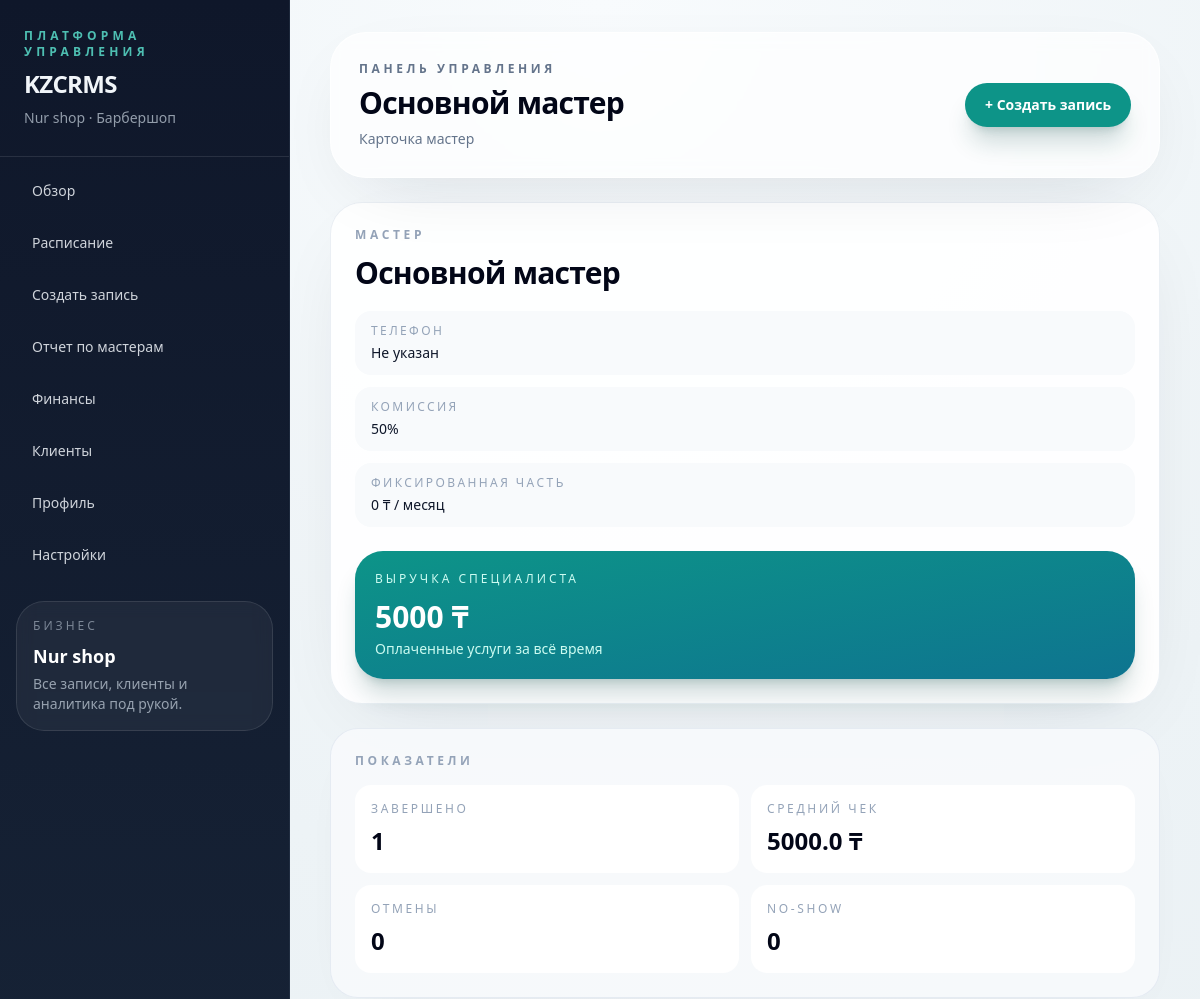
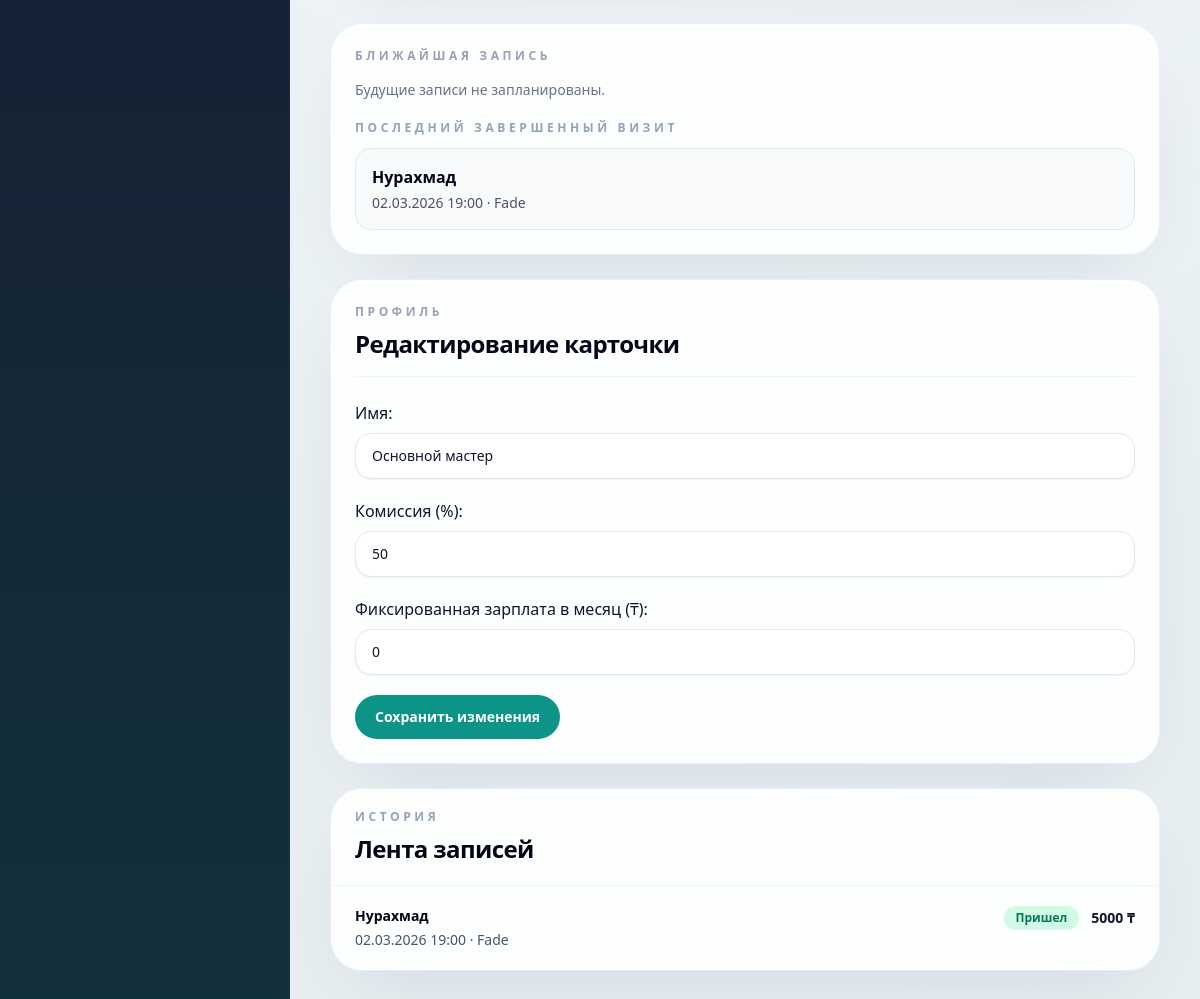
The page /staff/2/ (signed in) on the database as committed earlier (2 pictures, top to bottom).
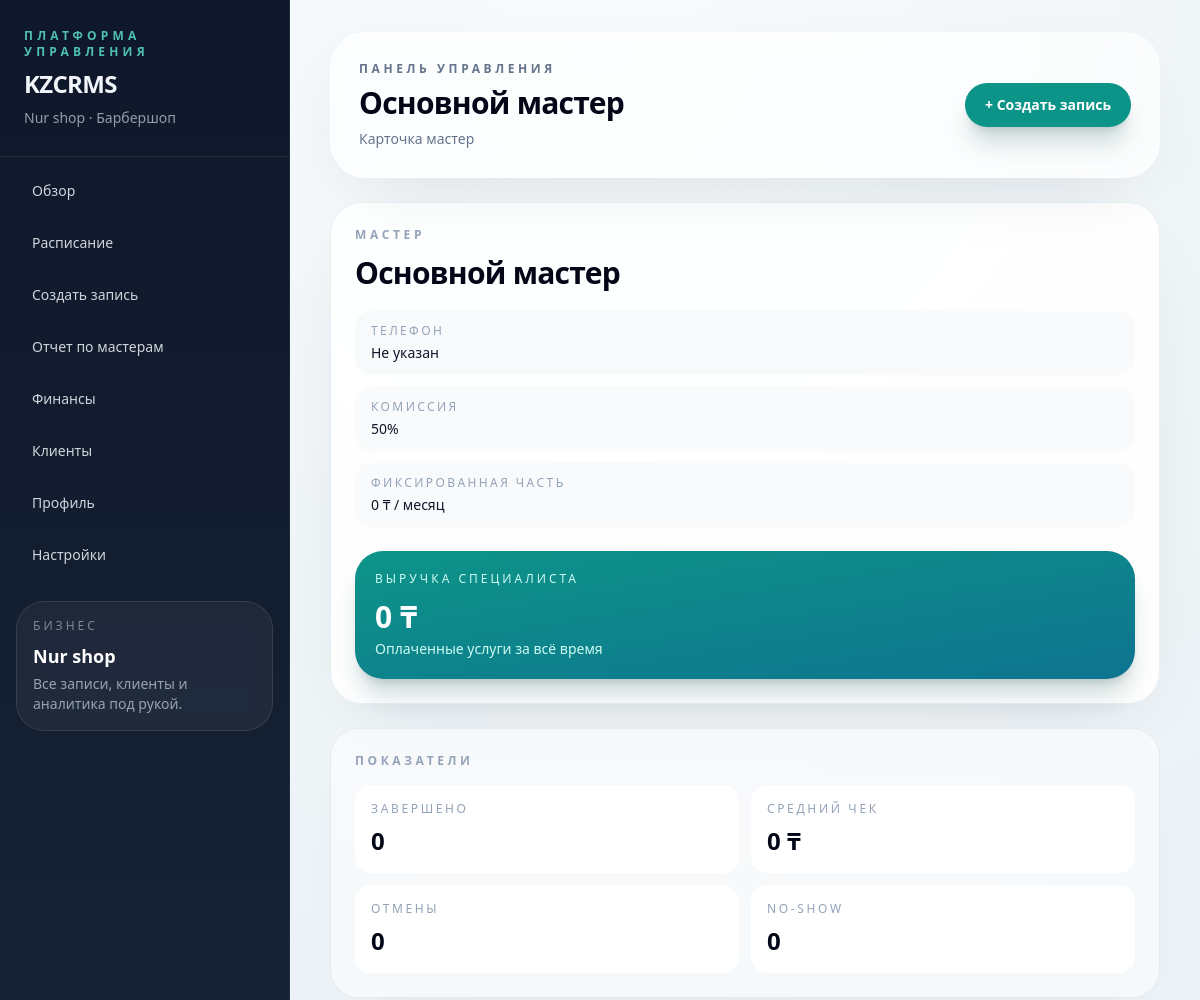
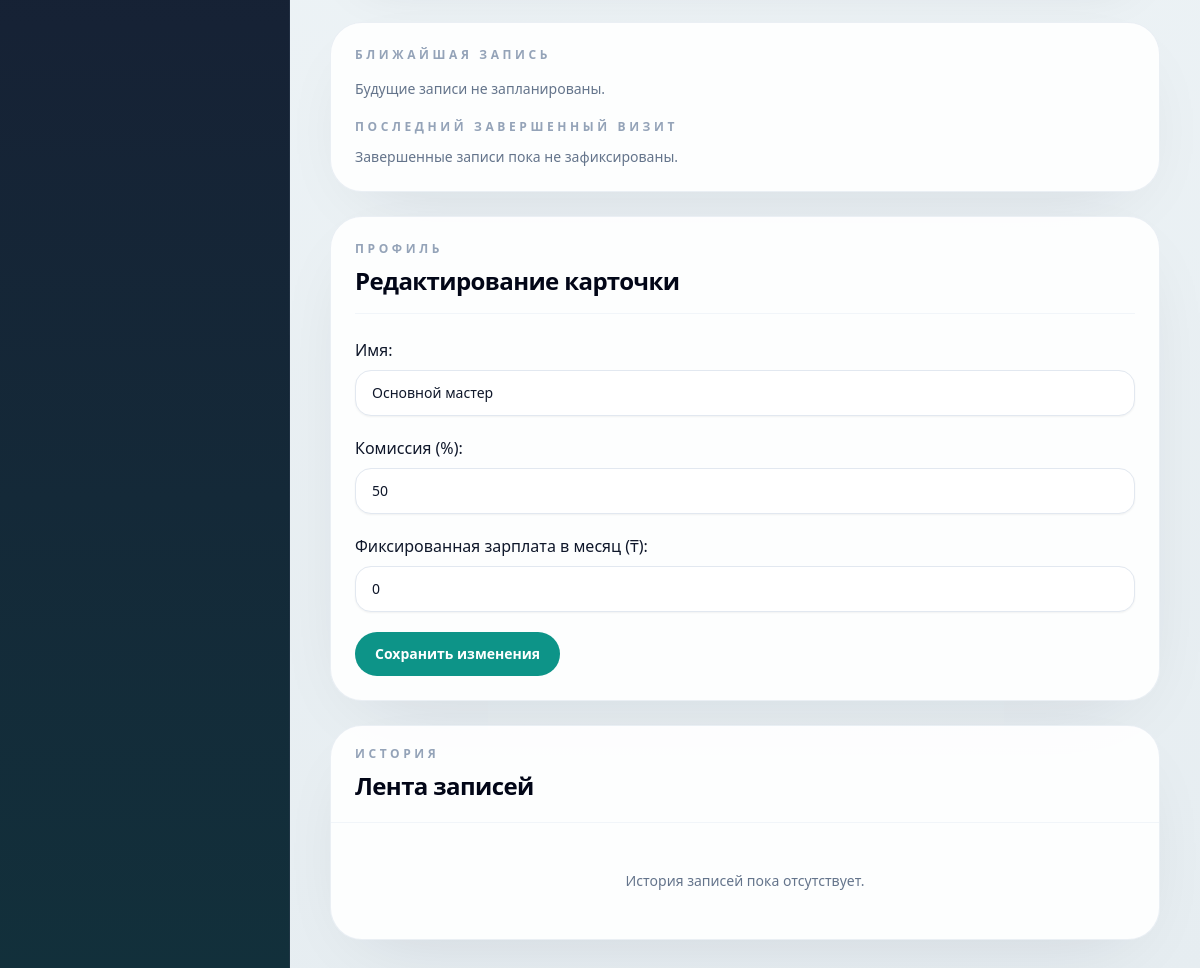
The same page on the database as committed later (2 pictures, top to bottom).
### core/models.py (models this page shows, shortened)
class TimestampedModel(models.Model):
    created_at = models.DateTimeField(auto_now_add=True)
    updated_at = models.DateTimeField(auto_now=True)
    class Meta:
        abstract = True

class Appointment(TimestampedModel):
    class Status(models.TextChoices):
        BOOKED = "BOOKED", "Записан"
        CONFIRMED = "CONFIRMED", "Подтвержден"
        DONE = "DONE", "Пришел"
        CANCELED = "CANCELED", "Отмена"
        NO_SHOW = "NO_SHOW", "Не пришёл"
    shop = models.ForeignKey(
        Shop,
        on_delete=models.CASCADE,
        related_name="appointments"
    )
    client = models.ForeignKey(
        Client,
        on_delete=models.PROTECT,
        related_name="appointments"
    )
    barber = models.ForeignKey(
        Barber,
        on_delete=models.PROTECT,
        related_name="appointments"
    )
    service = models.ForeignKey(
        Service,
        on_delete=models.PROTECT,
        related_name="appointments"
    )
    start_at = models.DateTimeField()
    end_at = models.DateTimeField(editable=False)
    status = models.CharField(
        max_length=20,
        choices=Status.choices,
        default=Status.BOOKED
    )
    comment = models.CharField(max_length=255, blank=True)

class Client(TimestampedModel):
    shop = models.ForeignKey(
        Shop,
        on_delete=models.CASCADE,
        related_name="clients"
    )
    name = models.CharField(max_length=120)
    phone = models.CharField(max_length=30, blank=True)
    instagram = models.CharField(max_length=80, blank=True)
    notes = models.TextField(blank=True)

class Service(TimestampedModel):
    shop = models.ForeignKey(
        Shop,
        on_delete=models.CASCADE,
        related_name="services"
    )
    name = models.CharField(max_length=120)
    duration_min = models.PositiveSmallIntegerField(default=60)
    price_kzt = models.PositiveIntegerField(default=0)
    is_active = models.BooleanField(default=True)

### core/views.py (the view)
# urls.py: path("staff/<int:barber_id>/", barber_detail, name="barber_detail"),
@login_required
def barber_detail(request, barber_id):
    shop = request.user.shop
    barber = get_object_or_404(Barber, id=barber_id, shop=shop)
    if request.method == "POST":
        form = BarberForm(request.POST, instance=barber)
        if form.is_valid():
            form.save()
            messages.success(request, "Карточка специалиста обновлена")
            return redirect("barber_detail", barber_id=barber.id)
    else:
        form = BarberForm(instance=barber)
    appointments = (
        Appointment.objects
        .filter(barber=barber)
        .select_related("client", "service")
        .order_by("-start_at")
    )
    now = timezone.now()
    upcoming_appointment = (
        appointments
        .filter(
            start_at__gte=now,
            status__in=[Appointment.Status.BOOKED, Appointment.Status.CONFIRMED],
        )
        .order_by("start_at")
        .first()
    )
    last_completed_appointment = (
        appointments
        .filter(start_at__lt=now, status=Appointment.Status.DONE)
        .order_by("-start_at")
        .first()
    )
    total_revenue = (
        Payment.objects
        .filter(appointment__barber=barber, is_paid=True)
        .aggregate(total=Sum("amount_kzt"))["total"]
        or 0
    )
    completed_count = appointments.filter(status=Appointment.Status.DONE).count()
    canceled_count = appointments.filter(status=Appointment.Status.CANCELED).count()
    no_show_count = appointments.filter(status=Appointment.Status.NO_SHOW).count()
    avg_check = (
        Payment.objects
        .filter(appointment__barber=barber, is_paid=True)
        .aggregate(avg=Avg("amount_kzt"))["avg"]
        or 0
    )
    return render(request, "barber_detail.html", {
        "barber": barber,
        "appointments": appointments,
        "form": form,
        "total_revenue": total_revenue,
        "completed_count": completed_count,
        "canceled_count": canceled_count,
        "no_show_count": no_show_count,
        "avg_check": round(avg_check, 2),
        "upcoming_appointment": upcoming_appointment,
        "last_completed_appointment": last_completed_appointment,
    })

### core/forms.py
class BarberForm(forms.ModelForm):
    class Meta:
        model = Barber
        fields = ["name", "commission_percent", "fixed_salary_kzt"]
        widgets = {
            "name": forms.TextInput(attrs={"class": INPUT_CLASS, "placeholder": "Имя специалиста"}),
            "commission_percent": forms.NumberInput(attrs={"class": INPUT_CLASS, "placeholder": "50"}),
            "fixed_salary_kzt": forms.NumberInput(attrs={"class": INPUT_CLASS, "placeholder": "0"}),
        }
        labels = {
            "name": "Имя",
            "commission_percent": "Комиссия (%)",
            "fixed_salary_kzt": "Фиксированная зарплата в месяц (₸)",
        }

### core/context_processors.py (called while the page is built)
def current_shop(request):
    shop = None
    if getattr(request, "user", None) and request.user.is_authenticated:
        shop = getattr(request.user, "shop", None)
    return {
        "current_shop": shop,
        "crm_labels": get_shop_labels(shop),
    }

### core/models.py (called while the page is built)
    @property
    def has_active_access(self):
        if self.access_mode == self.AccessMode.LEGACY:
            return True
        expires_at = self.access_expires_at
        return bool(expires_at and expires_at >= timezone.now())

### core/templates/barber_detail.html (shortened to what the changed rows need)
{% extends "core/base.html" %}
{% block page_title %}
{{ barber.name }}
{% endblock %}
{% block content %}
<div class="grid gap-6 2xl:grid-cols-[360px_minmax(0,1fr)]">
    <div class="space-y-6">
        <section class="crm-panel p-6">
            <h2 class="mt-3 text-3xl font-semibold tracking-tight text-slate-950">{{ barber.name }}</h2>
            <div class="mt-6 rounded-[28px] bg-gradient-to-br from-teal-600 to-cyan-700 p-5 text-white shadow-xl shadow-teal-900/20">
                <div class="text-xs uppercase tracking-[0.25em] text-teal-100">Выручка специалиста</div>
                <div class="mt-3 text-3xl font-semibold">{{ total_revenue }} ₸</div>
                <div class="mt-1 text-sm text-teal-100">Оплаченные услуги за всё время</div>
            </div>
        </section>
        <section class="crm-muted-panel p-6">
            <div class="mt-4 grid gap-3 sm:grid-cols-2 xl:grid-cols-1">
                <div class="rounded-2xl bg-white px-4 py-4">
                    <div class="text-xs uppercase tracking-[0.22em] text-slate-400">Завершено</div>
                    <div class="mt-2 text-2xl font-semibold text-slate-950">{{ completed_count }}</div>
                </div>
                <div class="rounded-2xl bg-white px-4 py-4">
                    <div class="text-xs uppercase tracking-[0.22em] text-slate-400">Средний чек</div>
                    <div class="mt-2 text-2xl font-semibold text-slate-950">{{ avg_check }} ₸</div>
                </div>
            </div>
        </section>
        <section class="crm-panel p-6">
            <div class="text-xs font-semibold uppercase tracking-[0.3em] text-slate-400">Ближайшая запись</div>
            {% if upcoming_appointment %}
                <div class="mt-4 rounded-2xl border border-teal-100 bg-teal-50/70 px-4 py-4">
                    <div class="font-semibold text-slate-950">{{ upcoming_appointment.client.name }}</div>
                    <div class="mt-1 text-sm text-slate-600">{{ upcoming_appointment.start_at|date:"d.m.Y H:i" }} · {{ upcoming_appointment.service.name }}</div>
                </div>
            {% else %}
                <p class="mt-4 text-sm text-slate-500">Будущие записи не запланированы.</p>
            {% endif %}
            <div class="mt-5 text-xs font-semibold uppercase tracking-[0.3em] text-slate-400">Последний завершенный визит</div>
            {% if last_completed_appointment %}
                <div class="mt-3 rounded-2xl border border-slate-200 bg-slate-50/70 px-4 py-4">
                    <div class="font-semibold text-slate-950">{{ last_completed_appointment.client.name }}</div>
                    <div class="mt-1 text-sm text-slate-600">{{ last_completed_appointment.start_at|date:"d.m.Y H:i" }} · {{ last_completed_appointment.service.name }}</div>
                </div>
            {% else %}
                <p class="mt-3 text-sm text-slate-500">Завершенные записи пока не зафиксированы.</p>
            {% endif %}
        </section>
    </div>
    <div class="space-y-6">
        <section class="crm-panel overflow-hidden">
            <div class="divide-y divide-slate-100">
                {% for a in appointments %}
                    <div class="flex flex-col gap-3 px-6 py-5 md:flex-row md:items-start md:justify-between">
                        <div>
                            <div class="text-sm font-semibold text-slate-950">
                                <a href="{% url 'client_detail' a.client.id %}" class="transition hover:text-teal-700">{{ a.client.name }}</a>
                            </div>
                            <div class="mt-1 text-sm text-slate-600">{{ a.start_at|date:"d.m.Y H:i" }} · {{ a.service.name }}</div>
                        </div>
                        <div class="flex items-center gap-3">
                            {% if a.status == "DONE" %}
                                <span class="rounded-full bg-emerald-100 px-3 py-1 text-xs font-semibold text-emerald-700">Пришел</span>
                            {% elif a.status == "CANCELED" %}
                                <span class="rounded-full bg-rose-100 px-3 py-1 text-xs font-semibold text-rose-700">Отмена</span>
                            {% elif a.status == "NO_SHOW" %}
                                <span class="rounded-full bg-orange-100 px-3 py-1 text-xs font-semibold text-orange-700">Не пришел</span>
                            {% else %}
                                <span class="rounded-full bg-amber-100 px-3 py-1 text-xs font-semibold text-amber-700">{{ a.get_status_display }}</span>
                            {% endif %}
                            <span class="text-sm font-semibold text-slate-900">{{ a.service.price_kzt }} ₸</span>
                        </div>
                    </div>
                {% empty %}
                    <div class="px-6 py-12 text-center text-sm text-slate-500">История записей пока отсутствует.</div>
                {% endfor %}
            </div>
        </section>
    </div>
</div>
{% endblock %}

Rows that differ between the two databases and show on the page:
removed Appointment: client.name "Нурахмад", start_at "02.03.2026 19:00", service.name "Fade", status "Пришел", service.price_kzt "5000"
Other text that changed with them:
{{ total_revenue }}: "5000" → "0"
{{ completed_count }}: "1" → "0"
{{ avg_check }}: "5000.0" → "0"
text now shown: "Завершенные записи пока не зафиксированы. История записей пока отсутствует."
